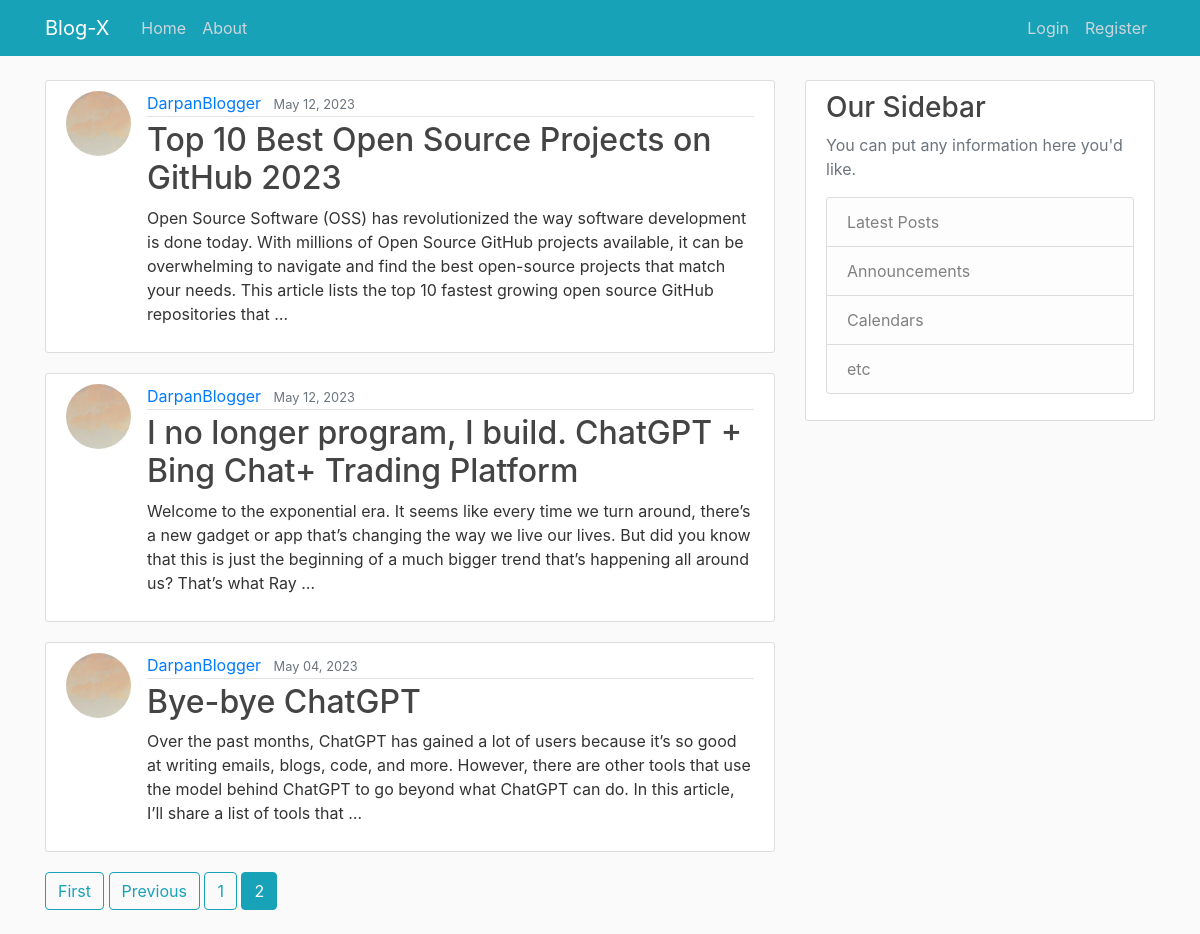
Screenshot of /blog/?page=2 with the database file from the repository.
### blog/models.py (models this page shows, shortened)
class Post(models.Model):
    title = models.CharField(max_length=100)
    content = models.TextField()
    date_posted = models.DateTimeField(default=timezone.now)
    author = models.ForeignKey(User, on_delete=models.CASCADE)

### users/models.py (models this page shows, shortened)
class Profile(models.Model):
    user = models.OneToOneField(User, on_delete=models.CASCADE)
    profile_picture = models.ImageField(
        default="profile_pics/default.jpg", upload_to="profile_pics"
    )

### blog/views.py (the view)
# urls.py: path("", PostListView.as_view(), name="blog-home"),
class PostListView(ListView):
    model = Post
    template_name = "blog/index.html"
    context_object_name = "posts"
    ordering = ["-date_posted"]
    paginate_by = 5

### blog/templates/blog/index.html (shortened to what this page needs)
{% extends 'base_generic.html' %} {% block content %} {% for post in posts%}
  <article class="media content-section">
    <img
      src="{{post.author.profile.profile_picture.url}}"
      alt=""
      class="rounded-circle article-img"
    />
    <div class="media-body">
      <div class="article-metadata">
        <a class="mr-2" href="{% url 'blog-post-user' post.author.username%}">{{ post.author }}</a>
        <small class="text-muted">{{ post.date_posted|date:"F d, Y" }}</small>
      </div>
      <h2>
        <a class="article-title" href="{% url 'blog-post-detail' post.id%}"
        >{{ post.title }}</a
          >
        </h2>
        <p class="article-content">{{ post.content|truncatewords:50 }}</p>
      </div>
    </article>
{% endfor %}
  {% if is_paginated %}
    {% if page_obj.has_previous %}
      <a href="?page=1" class="btn btn-outline-info mb-4">First</a>
      <a
        href="?page={{page_obj.previous_page_number}}"
        class="btn btn-outline-info mb-4"
      >Previous</a
        >
    {% endif %}
    {% for num in page_obj.paginator.page_range %}
      {% if page_obj.number == num %}
        <a href="?page={{num}}" class="btn btn-info mb-4">{{num}}</a>
      {% else %}
        {% with lower_limit=page_obj.number|add:"-3" upper_limit=page_obj.number|add:"3" %}
          {% if num > lower_limit and num < upper_limit %}
            <a href="?page={{num}}" class="btn btn-outline-info mb-4">{{num}}</a>
          {% endif %}
        {% endwith %}
      {% endif %}
    {% endfor %}
  {% endif %}
{% endblock %}

### blog/static/css/styles.css (style rules this page uses)
body { background: #fafafa; color: #333333; margin-top: 5rem; }
h1, h2, h3, h4, h5, h6 { color: #444444; }
.content-section { background: #ffffff; padding: 10px 20px; border: 1px solid #dddddd; border-radius: 3px; margin-bottom: 20px; }
.article-title { color: #444444; }
.article-content { white-space: pre-line; }
.article-img { height: 65px; width: 65px; margin-right: 16px; }
.article-metadata { padding-bottom: 1px; margin-bottom: 4px; border-bottom: 1px solid #e3e3e3 }

### rows the page displays
Post: author.profile.profile_picture (picture), author "DarpanBlogger", date_posted "May 12, 2023", title "Top 10 Best Open Source Projects on GitHub 2023", content "Open Source Software (OSS) has revolutionized the way software development is done today. With millions of Open Source GitHub projects available, it can be overwhelming to navigate and find the best open-source projects that match your needs. This article lists the top 10 fastest growing open source GitHub repositories that …"
Post: author.profile.profile_picture (picture), author "DarpanBlogger", date_posted "May 12, 2023", title "I no longer program, I build. ChatGPT + Bing Chat+ Trading Platform", content "Welcome to the exponential era. It seems like every time we turn around, there’s a new gadget or app that’s changing the way we live our lives. But did you know that this is just the beginning of a much bigger trend that’s happening all around us? That’s what Ray …"
Post: author.profile.profile_picture (picture), author "DarpanBlogger", date_posted "May 04, 2023", title "Bye-bye ChatGPT", content "Over the past months, ChatGPT has gained a lot of users because it’s so good at writing emails, blogs, code, and more. However, there are other tools that use the model behind ChatGPT to go beyond what ChatGPT can do. In this article, I’ll share a list of tools that …"

### other values shown
{{ num }} "1"
{{ num }} "2"
